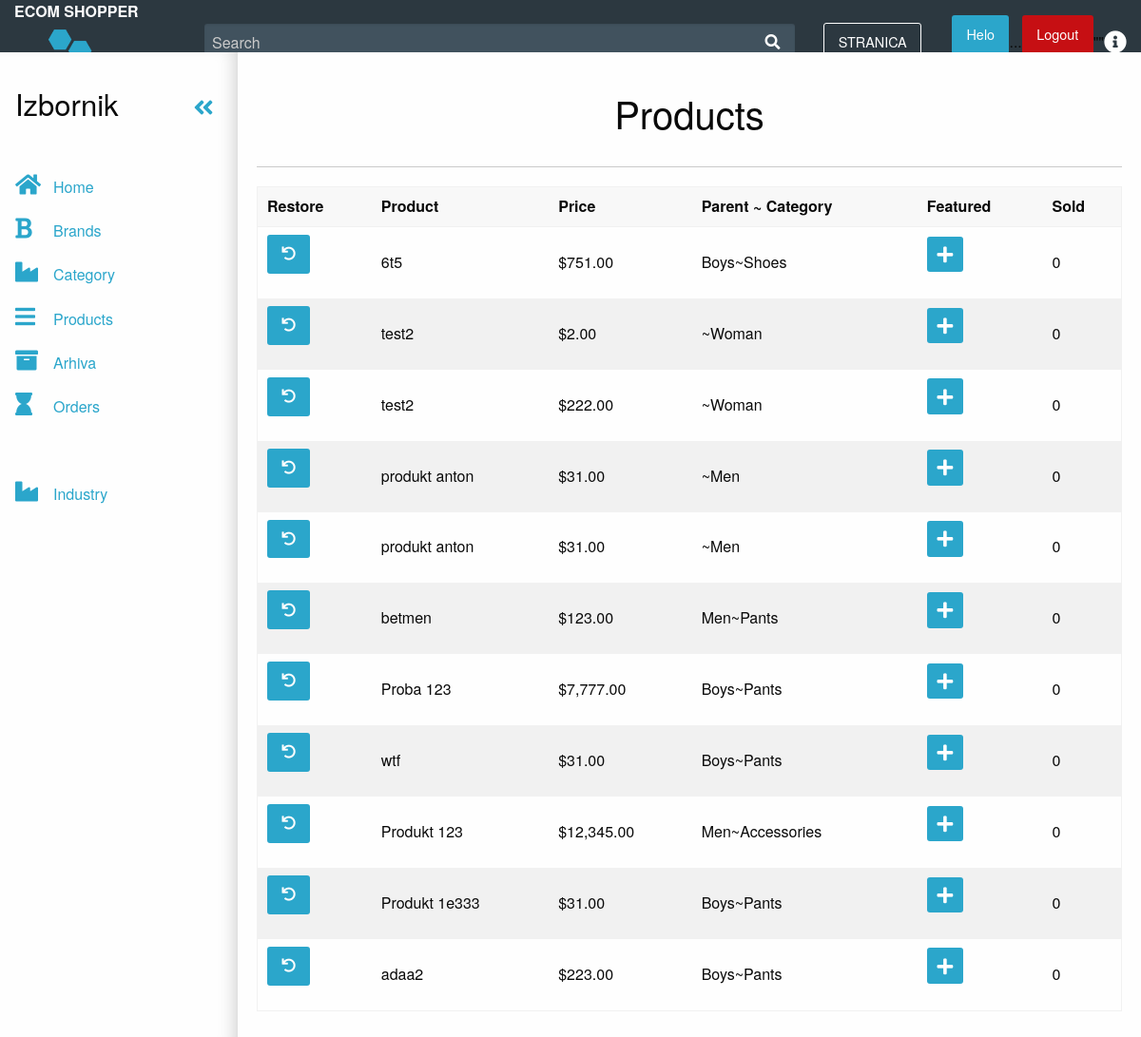
Screenshot of /admin/archived.php with the database file from the repository.
### tables this page shows
CREATE TABLE `products` (
  `id` int(11) NOT NULL,
  `title` varchar(255) NOT NULL,
  `price` decimal(10,2) NOT NULL,
  `list_price` decimal(10,2) NOT NULL,
  `brand` int(11) NOT NULL,
  `categories` varchar(255) NOT NULL,
  `image` varchar(255) NOT NULL,
  `description` text NOT NULL,
  `featured` tinyint(4) NOT NULL DEFAULT '0',
  `sizes` text NOT NULL,
  `deleted` tinyint(4) NOT NULL DEFAULT '0'
);

CREATE TABLE `categories` (
  `id` int(11) NOT NULL,
  `category` varchar(255) NOT NULL,
  `parent` int(11) NOT NULL
);

### konfiguracija.php (called while the page is built, shortened)
<?php
$putanjaApp = "/E-Shop/";

### admin/archived.php (the view, shortened to what this page needs)
<?php
include_once "../konfiguracija.php";
include 'includes/panel.php';
?>
<?php
$format = new NumberFormatter("en_US",NumberFormatter::CURRENCY);
$p_result =$veza->prepare( "SELECT * FROM `products` WHERE `deleted`=1;");
$p_result ->execute();
?>
<h2 class="text-center">Products</h2>
<hr>
<table class="table table-bordered table-condensed talbe-striped">
<thead>
  <th>Restore</th>
  <th>Product</th>
  <th>Price</th>
  <th>Parent ~ Category</th>
  <th>Featured</th>
  <th>Sold</th>
</thead>
<tbody>
   <?php while ($product = $p_result->fetch(PDO::FETCH_ASSOC)):
     $childId = $product['categories'];
      $catSql = $veza->prepare("SELECT * FROM categories WHERE id='$childId';");
      $result= $catSql->execute();
      $child = $catSql->fetch(PDO::FETCH_ASSOC);
      $parentId = $child['parent'];
        $parentSql = $veza->prepare("SELECT * FROM categories WHERE id='$parentId';");
       $parentSql->execute();
        $parent =$parentSql->fetch(PDO::FETCH_ASSOC);
        $category = $parent['category'].'~'.$child['category'];
  ?>
   <tr>
    <td>
     <a href="archived.php?restore=<?php echo $product['id']; ?>" class ="button"><i class="fas fa-undo"></i></a>
   </td>
   <td><?=$product['title'];?></td>
   <td><?php echo $format->format ($product['price']); ?></td>
   <td><?php echo $category;?></td>
   <td><a href="products.php?featured=<?=(($product['featured']== 0)?'1':'0');?>&id=<?=$product['id'];?>"
     class ="button tiny"><i class="fas fa-<?=(($product['featured']==1)?'minus':'plus');?> fa-2x " ></i>
   </a>&nbsp <?=(($product['featured']==1)?'Featured Product': '');?></td>
   <td>0</td>
</tr>
<?php endwhile; ?>
</tbody>
</table>

### admin/includes/head.php (shortened to what this page needs)
<link rel="stylesheet" href="https://use.fontawesome.com/releases/v5.0.9/css/all.css">
<link rel="stylesheet" href="<?php echo $putanjaApp;?>css/foundation.css">
<link rel="stylesheet" href="<?php echo $putanjaApp;?>css/app.css">

### admin/includes/panel.php (shortened to what this page needs)
<?php
 include 'includes/head.php';
?>
<div class="app-dashboard shrink-medium">
  <div class="row expanded app-dashboard-top-nav-bar">
    <div class="columns medium-2">
      <a class="app-dashboard-logo" data-toggle="app-dashboard-sidebar">ECOM shopper</a>
      <h3 class="site-logo"data-toggle="app-dashboard-sidebar">  <a href="index.php"><img src="<?php echo $putanjaApp;?>logo/sign.png"></a></h3>
    </div>
    <div class="columns show-for-medium">
      <div class="app-dashboard-search-bar-container">
        <input class="app-dashboard-search" type="search" placeholder="Search">
        <i class="app-dashboard-search-icon fa fa-search"></i>
      </div>
    </div>
    <div class="columns shrink app-dashboard-top-bar-actions">
    <a href="../index.php">  <button href="" class="button hollow">STRANICA</button>
      <a href="#" class="button" >Helo <?=$user_data['first'];?></a> ...
          <a href="logout.php" class="button alert" >Logout</a> ""
      <a href="#" height="30" width="30" alt=""><i class="fa fa-info-circle"></i></a>
    </div>
  </div>
  <div class="app-dashboard-body off-canvas-wrapper">
    <div id="app-dashboard-sidebar" class="app-dashboard-sidebar position-left off-canvas off-canvas-absolute reveal-for-medium" data-off-canvas>
      <div class="app-dashboard-sidebar-title-area">
        <div class="app-dashboard-close-sidebar">
          <h3 class="app-dashboard-sidebar-block-title">Izbornik</h3>
          <button id="close-sidebar" data-app-dashboard-toggle-shrink class="app-dashboard-sidebar-close-button show-for-medium" aria-label="Close menu" type="button">
            <span aria-hidden="true"><a href="#"><i class="large fa fa-angle-double-left"></i></a></span>
          </button>
        </div>
      </div>
      <div class="app-dashboard-sidebar-inner">
        <ul class="menu vertical">
          <li><a href="index.php" class="is-active">
            <i class="large fa fa-home"></i><span class="app-dashboard-sidebar-text">Home</span>
          </a></li>
          <li><a href="brands.php" class="is-active">
            <i class="large fa fa-bold"></i><span class="app-dashboard-sidebar-text">Brands</span>
          </a></li>
          <li><a href="categories.php">
            <i class="large fa fa-industry"></i><span class="app-dashboard-sidebar-text">Category</span>
          </a></li>
          <li><a href="products.php" class="is-active">
            <i class="large fa fa-bars"></i><span class="app-dashboard-sidebar-text">Products</span>
          </a></li>
          <li><a href="archived.php">
            <i class="large fa fa-archive"></i><span class="app-dashboard-sidebar-text">Arhiva</span>
          </a></li>
          <li><a>
            <i class="large fa fa-hourglass"></i><span class="app-dashboard-sidebar-text">Orders</span>
          </a></li>
          <li><a href="#" class="is-active">
          </a></li>
          <li><a>
          </a></li>
          <li><a href="industry.php">
            <i class="large fa fa-industry"></i><span class="app-dashboard-sidebar-text">Industry</span>
          </a></li>
        </ul>
      </div>
    </div>
    <div class="app-dashboard-body-content off-canvas-content" data-off-canvas-content>

### css/app.css (style rules this page uses)
.app-dashboard { height: 100vh; display: -webkit-flex; display: -ms-flexbox; display: flex; -webkit-flex-direction: column; -ms-flex-direction: column; flex-direction: column; }
.app-dashboard-body { -webkit-flex: 1 1 auto; -ms-flex: 1 1 auto; flex: 1 1 auto; display: -webkit-flex; display: -ms-flexbox; display: flex; }
.app-dashboard-top-nav-bar { display: -webkit-flex; display: -ms-flexbox; display: flex; -webkit-align-items: center; -ms-flex-align: center; align-items: center; -webkit-justify-content: center; -ms-flex-pack: center; justify-content: center; background: #2c3840; height: 55px; width: 100%; -webkit-flex: 0 0 55px; -ms-flex: 0 0 55px; flex: 0 0 55px; }
.app-dashboard-logo { color: #fefefe; text-transform: uppercase; font-weight: bold; }
.app-dashboard-search-bar-container { position: relative; }
.app-dashboard-search { background: #41525e; border: 0; margin-bottom: 0; color: #fefefe; }
.app-dashboard-search-icon { position: absolute; color: #fefefe; right: 1rem; top: 50%; -webkit-transform: translateY(-50%); -ms-transform: translateY(-50%); transform: translateY(-50%); }
.app-dashboard-top-bar-actions { -webkit-align-items: center; -ms-flex-align: center; align-items: center; display: -webkit-flex; display: -ms-flexbox; display: flex; }
.app-dashboard-top-bar-actions button { margin-bottom: 0; margin-right: 2rem; }
.app-dashboard-top-bar-actions button.hollow { border-color: #fefefe; color: #fefefe; }
.app-dashboard-top-bar-actions .fa-info-circle { color: #fefefe; font-size: 1.5rem; }
.app-dashboard-sidebar { background-color: #fefefe; height: 100%; overflow-x: visible; overflow-y: auto; z-index: 1; transition: all 0.5s ease; }
.app-dashboard-sidebar .app-dashboard-open-sidebar, .app-dashboard-sidebar .app-dashboard-close-sidebar { -webkit-align-items: baseline; -ms-flex-align: baseline; align-items: baseline; display: -webkit-flex; display: -ms-flexbox; display: flex; -webkit-justify-content: space-between; -ms-flex-pack: justify; justify-content: space-between; padding: 2rem 1rem; }
.app-dashboard-sidebar .app-dashboard-sidebar-close-button { font-size: 14px; }
.app-dashboard-sidebar .app-dashboard-sidebar-inner { height: 100%; overflow-x: hidden; overflow-y: auto; }
.app-dashboard-sidebar .app-dashboard-sidebar-inner .menu > li > a { -webkit-align-items: center; -ms-flex-align: center; align-items: center; }
.app-dashboard-sidebar .fa.large { font-size: 1.5rem; width: 40px; }
.app-dashboard-body-content { transition: all 0.5s ease; overflow-y: auto; -webkit-flex: 1 1 0; -ms-flex: 1 1 0px; flex: 1 1 0; padding: 20px; background-color: #fefefe; }

### rows the page displays
products: title "6t5", price "$751.00", category "Boys~Shoes", featured 0 (drawn)
products: title "test2", price "$2.00", categories.category "~Woman", featured 0 (drawn)
products: title "test2", price "$222.00", categories.category "~Woman", featured 0 (drawn)
products: title "produkt anton", price "$31.00", categories.category "~Men", featured 0 (drawn)
products: title "produkt anton", price "$31.00", categories.category "~Men", featured 0 (drawn)
products: title "betmen", price "$123.00", category "Men~Pants", featured 0 (drawn)
products: title "Proba 123", price "$7,777.00", category "Boys~Pants", featured 0 (drawn)
products: title "wtf", price "$31.00", category "Boys~Pants", featured 0 (drawn)
products: title "Produkt 123", price "$12,345.00", category "Men~Accessories", featured 0 (drawn)
products: title "Produkt 1e333", price "$31.00", category "Boys~Pants", featured 0 (drawn)
products: title "adaa2", price "$223.00", category "Boys~Pants", featured 0 (drawn)
